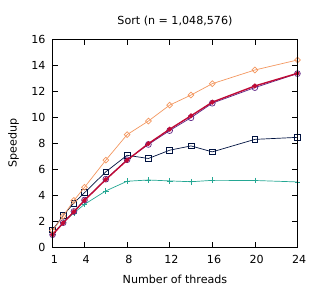

Reproduce this figure in gnuplot.
set title "Sort (n = 1,048,576)"
set terminal pdf size 3.2,2.9
set output "./results/Sort_n___1,048,576.pdf"
set key off
set xrange [1:24]
set xtics (1, 4, 8, 12, 16, 20, 24)
set xlabel "Number of threads"
set yrange [0:16]
set ylabel "Speedup"
plot './results/Sort_n___1,048,576.dat' using 1:2 title "Sequential partition" pointsize 0.7 lw 1 pt 1 linecolor rgb "#24A793" with linespoints, \
  './results/Sort_n___1,048,576.dat' using 1:3 title "Work stealing" pointsize 0.7 lw 1 pt 6 linecolor rgb "#5B2182" with linespoints, \
  './results/Sort_n___1,048,576.dat' using 1:4 title "OpenMP (nested loops)" pointsize 0.7 lw 1 pt 4 linecolor rgb "#001240" with linespoints, \
  './results/Sort_n___1,048,576.dat' using 1:5 title "OpenMP (tasks)" pointsize 0.7 lw 1 pt 12 linecolor rgb "#F3965E" with linespoints, \
  './results/Sort_n___1,048,576.dat' using 1:6 title "Work assisting (our)" pointsize 0.4 lw 2 pt 7 linecolor rgb "#C00A35" with linespoints
